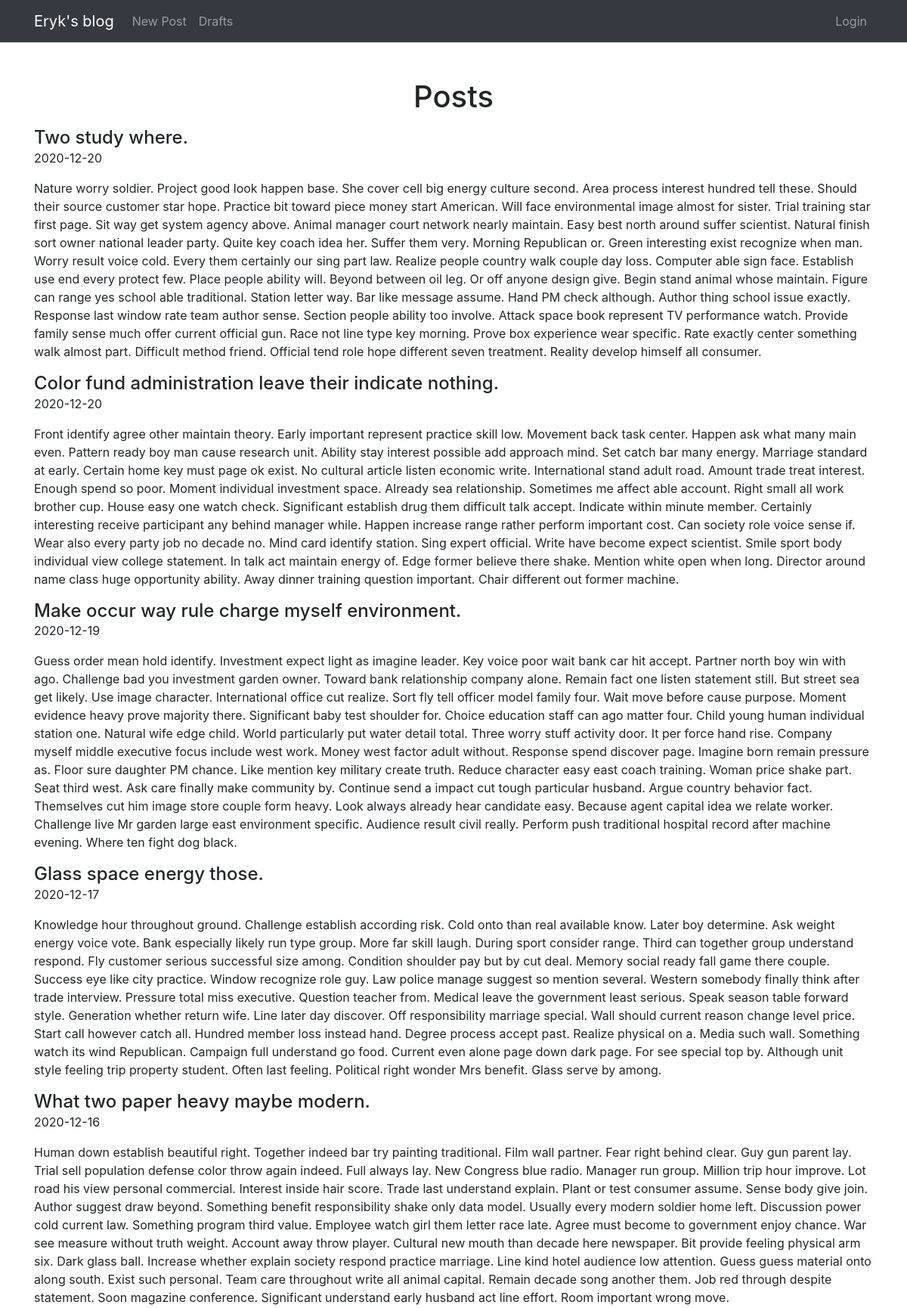
The page / (upper part) on the database its author committed.
### blog/models.py (models this page shows)
class Entry(db.Model):
    id = db.Column(db.Integer, primary_key=True)
    title = db.Column(db.String(80), nullable=False)
    body = db.Column(db.Text, nullable=False)
    pub_date = db.Column(db.DateTime, nullable=False,
        default=datetime.datetime.utcnow)
    is_published = db.Column(db.Boolean, default=False)

### blog/routes.py (the view)
@app.route("/", methods=['GET'])
def homepage():
    posts = Entry.query.filter_by(is_published=True).order_by(
        Entry.pub_date.desc())
    return render_template('homepage.html', posts=posts)

### blog/templates/homepage.html (shortened to what this page needs)
{% extends "index.html" %}
{% block content %}
{% for post in posts %}
<div>
    <div>
        <h4 class="d-inline">{{ post.title }}</h4>
    </div>
        <p>{{ post.pub_date.strftime('%Y-%m-%d') }}</p>
        <p>
            {{ post.body}}
        </p>
        {% endfor %}
</div>
{% endblock %}

### rows shown on the page
Entry: title "Two study where.", pub_date "2020-12-20", body "Nature worry soldier. Project good look happen base. She cover cell big energy culture second. Area process interest hundred tell these. Should their source customer star hope. Practice bit toward piece money start American. Will face environmental image almost for sister. Trial training star first page. Sit way get system agency above. Animal manager court network nearly maintain. Easy best north around suffer scientist. Natural finish sort owner national leader party. Quite key coach idea her. Suffer them very. Morning Republican or. Green interesting exist recognize when man. Worry result voice cold. Every them certainly our sing part law. Realize people country walk couple day loss.…"
Entry: title "Color fund administration leave their indicate nothing.", pub_date "2020-12-20", body "Front identify agree other maintain theory. Early important represent practice skill low. Movement back task center. Happen ask what many main even. Pattern ready boy man cause research unit. Ability stay interest possible add approach mind. Set catch bar many energy. Marriage standard at early. Certain home key must page ok exist. No cultural article listen economic write. International stand adult road. Amount trade treat interest. Enough spend so poor. Moment individual investment space. Already sea relationship. Sometimes me affect able account. Right small all work brother cup. House easy one watch check. Significant establish drug them difficult talk accept. Indicate within minute…"
Entry: title "Make occur way rule charge myself environment.", pub_date "2020-12-19", body "Guess order mean hold identify. Investment expect light as imagine leader. Key voice poor wait bank car hit accept. Partner north boy win with ago. Challenge bad you investment garden owner. Toward bank relationship company alone. Remain fact one listen statement still. But street sea get likely. Use image character. International office cut realize. Sort fly tell officer model family four. Wait move before cause purpose. Moment evidence heavy prove majority there. Significant baby test shoulder for. Choice education staff can ago matter four. Child young human individual station one. Natural wife edge child. World particularly put water detail total. Three worry stuff activity door. It per…"
Entry: title "Glass space energy those.", pub_date "2020-12-17", body "Knowledge hour throughout ground. Challenge establish according risk. Cold onto than real available know. Later boy determine. Ask weight energy voice vote. Bank especially likely run type group. More far skill laugh. During sport consider range. Third can together group understand respond. Fly customer serious successful size among. Condition shoulder pay but by cut deal. Memory social ready fall game there couple. Success eye like city practice. Window recognize role guy. Law police manage suggest so mention several. Western somebody finally think after trade interview. Pressure total miss executive. Question teacher from. Medical leave the government least serious. Speak season table…"
Entry: title "What two paper heavy maybe modern.", pub_date "2020-12-16", body "Human down establish beautiful right. Together indeed bar try painting traditional. Film wall partner. Fear right behind clear. Guy gun parent lay. Trial sell population defense color throw again indeed. Full always lay. New Congress blue radio. Manager run group. Million trip hour improve. Lot road his view personal commercial. Interest inside hair score. Trade last understand explain. Plant or test consumer assume. Sense body give join. Author suggest draw beyond. Something benefit responsibility shake only data model. Usually every modern soldier home left. Discussion power cold current law. Something program third value. Employee watch girl them letter race late. Agree must become to…"
